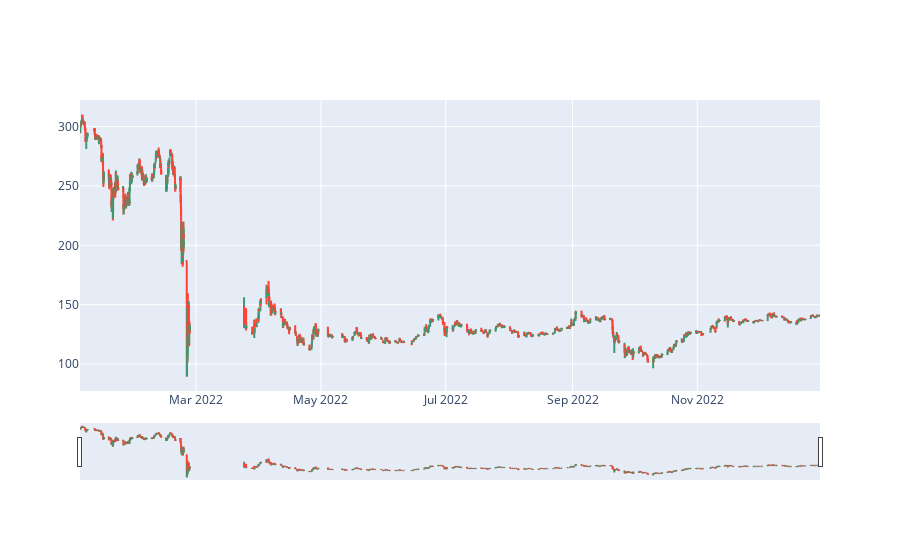

Notebook code cell kept with this figure:
### Code cell
trace = go.Ohlc(x=sbr.index,
                open=sbr['open'],
                high=sbr['high'],
                low=sbr['low'],
                close=sbr['close'])

data = [trace]
iplot(data)

### Figure 1 — Plotly figure (JSON) as saved in the notebook; plotly's stock layout.template omitted (floating-point values rounded to 4 significant figures; data arrays with more than 128 entries replaced by an {"elided": "..."} marker saying what was removed)
{"data": [{"close": {"elided": "3010 float values"}, "high": {"elided": "3010 float values"}, "low": {"elided": "3010 float values"}, "open": {"elided": "3010 float values"}, "type": "ohlc", "x": {"elided": "3010 str values"}}], "layout": {"autosize": true, "xaxis": {"autorange": true, "range": ["2022-01-03 05:30", "2022-12-30 23:30"], "rangeslider": {"autorange": true, "range": ["2022-01-03 05:30", "2022-12-30 23:30"], "yaxis": {"_template": null, "rangemode": "match"}}, "type": "date"}, "yaxis": {"autorange": true, "range": [77.34, 322.4]}}}
